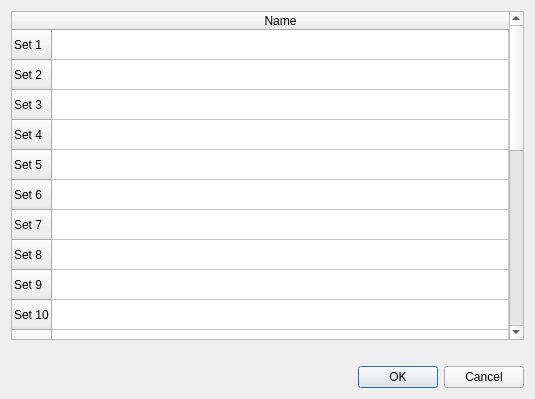
<?xml version="1.0" encoding="UTF-8"?>
<ui version="4.0">
 <class>SetNamesDialog</class>
 <widget class="QDialog" name="SetNamesDialog">
  <property name="geometry">
   <rect>
    <x>0</x>
    <y>0</y>
    <width>535</width>
    <height>399</height>
   </rect>
  </property>
  <property name="windowTitle">
   <string>Set Name Settings</string>
  </property>
  <property name="modal">
   <bool>true</bool>
  </property>
  <layout class="QVBoxLayout" name="verticalLayout">
   <item>
    <widget class="QTableWidget" name="setNamesTableWidget">
     <property name="lineWidth">
      <number>1</number>
     </property>
     <property name="selectionMode">
      <enum>QAbstractItemView::SingleSelection</enum>
     </property>
     <property name="showGrid">
      <bool>true</bool>
     </property>
     <property name="gridStyle">
      <enum>Qt::SolidLine</enum>
     </property>
     <property name="sortingEnabled">
      <bool>false</bool>
     </property>
     <property name="wordWrap">
      <bool>true</bool>
     </property>
     <attribute name="horizontalHeaderCascadingSectionResizes">
      <bool>false</bool>
     </attribute>
     <attribute name="horizontalHeaderHighlightSections">
      <bool>true</bool>
     </attribute>
     <attribute name="horizontalHeaderStretchLastSection">
      <bool>true</bool>
     </attribute>
     <attribute name="verticalHeaderVisible">
      <bool>true</bool>
     </attribute>
     <attribute name="verticalHeaderDefaultSectionSize">
      <number>30</number>
     </attribute>
     <attribute name="verticalHeaderMinimumSectionSize">
      <number>18</number>
     </attribute>
     <row>
      <property name="text">
       <string>Set 1</string>
      </property>
     </row>
     <row>
      <property name="text">
       <string>Set 2</string>
      </property>
     </row>
     <row>
      <property name="text">
       <string>Set 3</string>
      </property>
     </row>
     <row>
      <property name="text">
       <string>Set 4</string>
      </property>
     </row>
     <row>
      <property name="text">
       <string>Set 5</string>
      </property>
     </row>
     <row>
      <property name="text">
       <string>Set 6</string>
      </property>
     </row>
     <row>
      <property name="text">
       <string>Set 7</string>
      </property>
     </row>
     <row>
      <property name="text">
       <string>Set 8</string>
      </property>
     </row>
     <row>
      <property name="text">
       <string>Set 9</string>
      </property>
     </row>
     <row>
      <property name="text">
       <string>Set 10</string>
      </property>
     </row>
     <row>
      <property name="text">
       <string>Set 11</string>
      </property>
     </row>
     <row>
      <property name="text">
       <string>Set 12</string>
      </property>
     </row>
     <row>
      <property name="text">
       <string>Set 13</string>
      </property>
     </row>
     <row>
      <property name="text">
       <string>Set 14</string>
      </property>
     </row>
     <row>
      <property name="text">
       <string>Set 15</string>
      </property>
     </row>
     <row>
      <property name="text">
       <string>Set 16</string>
      </property>
     </row>
     <row>
      <property name="text">
       <string>Set 17</string>
      </property>
     </row>
     <row>
      <property name="text">
       <string>Set 18</string>
      </property>
     </row>
     <row>
      <property name="text">
       <string>Set 19</string>
      </property>
     </row>
     <row>
      <property name="text">
       <string>Set 20</string>
      </property>
     </row>
     <row>
      <property name="text">
       <string>Set 21</string>
      </property>
     </row>
     <row>
      <property name="text">
       <string>Set 22</string>
      </property>
     </row>
     <row>
      <property name="text">
       <string>Set 23</string>
      </property>
     </row>
     <row>
      <property name="text">
       <string>Set 24</string>
      </property>
     </row>
     <column>
      <property name="text">
       <string>Name</string>
      </property>
     </column>
    </widget>
   </item>
   <item>
    <spacer name="verticalSpacer">
     <property name="orientation">
      <enum>Qt::Vertical</enum>
     </property>
     <property name="sizeType">
      <enum>QSizePolicy::Fixed</enum>
     </property>
     <property name="sizeHint" stdset="0">
      <size>
       <width>20</width>
       <height>20</height>
      </size>
     </property>
    </spacer>
   </item>
   <item>
    <widget class="QDialogButtonBox" name="buttonBox">
     <property name="orientation">
      <enum>Qt::Horizontal</enum>
     </property>
     <property name="standardButtons">
      <set>QDialogButtonBox::Cancel|QDialogButtonBox::Ok</set>
     </property>
    </widget>
   </item>
  </layout>
 </widget>
 <resources/>
 <connections>
  <connection>
   <sender>buttonBox</sender>
   <signal>accepted()</signal>
   <receiver>SetNamesDialog</receiver>
   <slot>accept()</slot>
   <hints>
    <hint type="sourcelabel">
     <x>248</x>
     <y>254</y>
    </hint>
    <hint type="destinationlabel">
     <x>157</x>
     <y>274</y>
    </hint>
   </hints>
  </connection>
  <connection>
   <sender>buttonBox</sender>
   <signal>rejected()</signal>
   <receiver>SetNamesDialog</receiver>
   <slot>reject()</slot>
   <hints>
    <hint type="sourcelabel">
     <x>316</x>
     <y>260</y>
    </hint>
    <hint type="destinationlabel">
     <x>286</x>
     <y>274</y>
    </hint>
   </hints>
  </connection>
 </connections>
</ui>
